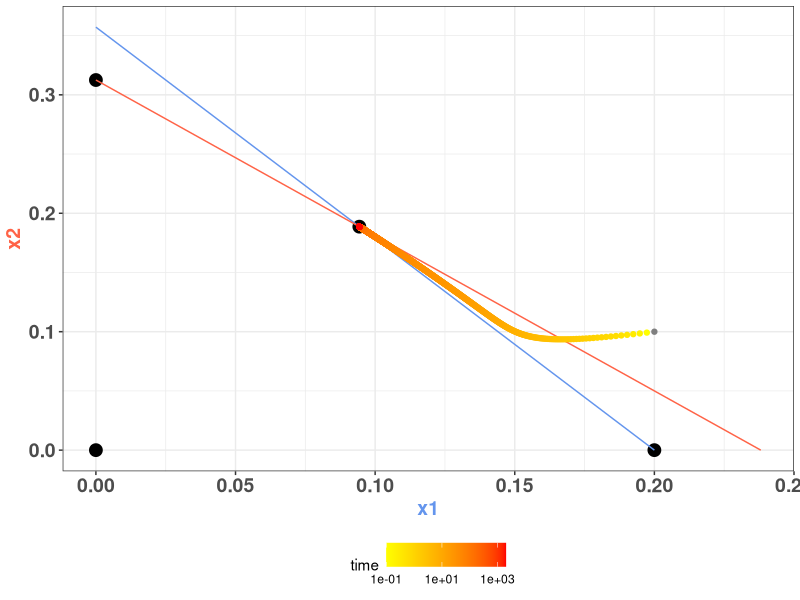

Write R code to recreate this figure. (Note: this script raises an error after producing the figure.)
require(deSolve)
require(ggplot2)
require(scales)

homewd = paste0(getwd(), "/CourseMaterial/Week7/code/")
setwd(homewd)

LotkaVolterra <- function(time, state, params){
  # state:
  # x1, x2
  # params
  # r[1,2], interactions A
  with(as.list(c(state, params)), {
    x1 <- max(x1, 0)
    x2 <- max(x2, 0)
    dx1dt <- x1 * (r[1] - A[1,1] * x1 - A[1,2] * x2)
    dx2dt <- x2 * (r[2] - A[2,2] * x2 - A[2,1] * x1)
    return(list(c(dx1dt, dx2dt)))
    })
  
}

plotresults <- function(out, pars, plotEQ = TRUE, plotN1 = TRUE, plotN2 = TRUE, plotDYN = TRUE){
  r <- pars$r
  A <- pars$A
  eq1 <- c(0,0)
  eq2 <- c(0, r[2]/A[2,2])
  eq3 <- c(r[1]/A[1,1], 0)
  eq4 <- c((A[2,2] * r[1] - A[1,2] * r[2]) / det(A),
           (A[1,1] * r[2] - A[2,1] * r[1]) / det(A)
           )
  dfeq <- as.data.frame(rbind(eq1, eq2, eq3, eq4))
  if (eq4[1] < 0 | eq4[2] < 0) dfeq <- as.data.frame(rbind(eq1, eq2, eq3))
  colnames(dfeq) <- c("x1", "x2")
  
  line1 <- data.frame(
    x1 = seq(0, eq3[1], length.out = 3),
    x2 = (r[1] - A[1,1] * seq(0, eq3[1], length.out = 3)) / A[1,2]
    )
  line2 <- data.frame(
    x2 = seq(0, eq2[2], length.out = 3),
    x1 = (r[2] - A[2,2] * seq(0, eq2[2], length.out = 3)) / A[2,1]
  )
  
  pl <- ggplot(data = dfeq, aes(x1, x2)) 
  if (plotEQ == TRUE){
    pl <- pl + geom_point(size = 4)
  } else {
    pl <- pl + geom_point(size = 4, colour = NA)
  }
  if (plotN1 == TRUE){
    pl <- pl + geom_line(data = line1, aes(x1, x2), color="cornflowerblue") 
  }
  if (plotN2 == TRUE){
    pl <- pl + geom_line(data = line2, aes(x1, x2), color="tomato")
  }
  if (plotDYN == TRUE){
    pl <- pl + geom_point(data = out, aes(x1, x2, colour =time)) + 
      scale_color_gradient(low="yellow", high = "red", trans="log10")
     
      #scale_colour_gradient2(low = muted("blue"), mid = muted("red"),
       #                      high = muted("green"))
  }
  pl <- pl + theme_bw() + theme(axis.text = element_text(size = 14, face = "bold"), axis.title.x = element_text(size=14, face="bold", color="cornflowerblue"), axis.title.y = element_text(size=14, face="bold", color="tomato")) +
    theme(legend.position = "bottom") + theme(plot.margin = unit(c(.3,.3,.3,.3), "lines"))
  return(pl)
}
# 
# # test competition

#first, coexistence guaranteed!

r <- c(0.5,0.5)
A <- matrix(c(2.5,1.4, 2.1, 1.6), 2, 2, byrow = TRUE)
pars <- list(r = r, A = A)
x0 <- c(x1 = 0.2, x2 = 0.1)
times <- seq(0, 2000, by = 0.1)
out <- as.data.frame(ode(x0, times, LotkaVolterra, pars))
out[out < 0] <- 0

head(out)

p1a <- plotresults(out, pars)
ts.long <- melt(out, id.vars  = "time", variable.name = "species", value.name = "proportion")

p1b <- ggplot(ts.long) +
  geom_line(aes(x=time, y=proportion, color=species), size=1) +theme_bw() +
  scale_color_manual(values=colz) + ylim(c(0,.4)) +
  theme(plot.margin = unit(c(.3,.3,4,.3), "lines"), legend.position = c(.8,.8),
        axis.title = element_text(size=14), axis.text = element_text(size=12))
#print(p1b)

p1 <- cowplot::plot_grid(p1a, p1b)
print(p1)

ggsave(file = paste0(homewd, "/figs/stable-coexistence.png"),
       units="mm",  
       width=90, 
       height=55, 
       scale=2, 
       dpi=300)

# next, spp 1 always outcompetes spp 2
A <- matrix(c(2.5,1.4, 2.6, 1.6), 2, 2, byrow = TRUE)
pars <- list(r = r, A = A)
x0 <- c(x1 = 0.2, x2 = 0.1)
times <- seq(0, 2000, by = 0.1)
out <- as.data.frame(ode(x0, times, LotkaVolterra, pars))
out[out < 0] <- 0

head(out)

p2a <- plotresults(out, pars)
ts.long <- melt(out, id.vars  = "time", variable.name = "species", value.name = "proportion")

p2b <- ggplot(ts.long) +
  geom_line(aes(x=time, y=proportion, color=species), size=1) +theme_bw() +
  scale_color_manual(values=colz) + ylim(c(0,.4)) +
  theme(plot.margin = unit(c(.3,.3,4,.3), "lines"), legend.position = c(.8,.8),
        axis.title = element_text(size=14), axis.text = element_text(size=12))
print(p2b)


p2b <- ggplot(ts.long) +
  geom_line(aes(x=time, y=proportion, color=species), size=1) +theme_bw() +
  scale_color_manual(values=colz) + ylim(c(0,.4)) +
  theme(plot.margin = unit(c(.3,.3,4,.3), "lines"), legend.position = c(.8,.8),
        axis.title = element_text(size=14), axis.text = element_text(size=12))


p2 <- cowplot::plot_grid(p2a, p2b)
print(p2)

ggsave(file = paste0(homewd, "/figs/sppx1-wins.png"),
       units="mm",  
       width=90, 
       height=55, 
       scale=2, 
       dpi=300)


#spp 2 always outcompetes spp 1
A <- matrix(c(2.5,1.6, 2.1, 1.4), 2, 2, byrow = TRUE)
pars <- list(r = r, A = A)
x0 <- c(x1 = 0.2, x2 = 0.1)
times <- seq(0, 2000, by = 0.1)
out <- as.data.frame(ode(x0, times, LotkaVolterra, pars))
out[out < 0] <- 0


p3a <- plotresults(out, pars)
ts.long <- melt(out, id.vars  = "time", variable.name = "species", value.name = "proportion")

p3b <- ggplot(ts.long) +
  geom_line(aes(x=time, y=proportion, color=species), size=1) +theme_bw() +
  scale_color_manual(values=colz) + ylim(c(0,.4)) +
  theme(plot.margin = unit(c(.3,.3,4,.3), "lines"), legend.position = c(.8,.8),
        axis.title = element_text(size=14), axis.text = element_text(size=12))


p3 <- cowplot::plot_grid(p3a, p3b)
print(p3)

ggsave(file = paste0(homewd, "/figs/sppx2-wins.png"),
       units="mm",  
       width=90, 
       height=55, 
       scale=2, 
       dpi=300)


#finally
#outcome depends on initial conditions: here, x2 wins

r <- c(0.5,0.5)
A <- matrix(c(1.4, 2.7, 1.6, 2.1), 2, 2, byrow = TRUE)
pars <- list(r = r, A = A)
x0 <- c(x1 = 0.1, x2 = 0.3)
times <- seq(0, 2000, by = 0.1)
out <- as.data.frame(ode(x0, times, LotkaVolterra, pars))
out[out < 0] <- 0

p4a<- plotresults(out, pars)



ts.long <- melt(out, id.vars  = "time", variable.name = "species", value.name = "proportion")
colz =c('x1'="cornflowerblue", 'x2'="tomato")
p4b <- ggplot(ts.long) +
  geom_line(aes(x=time, y=proportion, color=species), size=1) +theme_bw() +
  scale_color_manual(values=colz) + ylim(c(0,.4)) +
  theme(plot.margin = unit(c(.3,.3,4,.3), "lines"), legend.position = c(.8,.8),
        axis.title = element_text(size=14), axis.text = element_text(size=12))


p4 <- cowplot::plot_grid(p4a, p4b)
print(p4)

ggsave(file = paste0(homewd, "/figs/precedence-x2-wins.png"),
       units="mm",  
       width=90, 
       height=55, 
       scale=2, 
       dpi=300)


#and here x1 wins
x0 <- c(x1 = 0.35, x2 = 0.1)
out <- as.data.frame(ode(x0, times, LotkaVolterra, pars))
out[out < 0] <- 0

p5a<- plotresults(out, pars)
head(out)
ts.long <- melt(out, id.vars  = "time", variable.name = "species", value.name = "proportion")
p5b <- ggplot(ts.long) +
  geom_line(aes(x=time, y=proportion, color=species), size=1) +theme_bw() +
  scale_color_manual(values=colz) + ylim(c(0,.4)) +
  theme(plot.margin = unit(c(.3,.3,4,.3), "lines"), legend.position = c(.8,.8),
        axis.title = element_text(size=14), axis.text = element_text(size=12))


p5 <- cowplot::plot_grid(p5a, p5b)
print(p5)

ggsave(file = paste0(homewd, "/figs/precedence-x1-wins.png"),
       units="mm",  
       width=90, 
       height=55, 
       scale=2, 
       dpi=300)




#and here, coexistence
x0 <- c(x1 = 0.3, x2 = 0.1)
times <- seq(0, 2000, by = 0.1)
out <- as.data.frame(ode(x0, times, LotkaVolterra, pars))
out[out < 0] <- 0

p6a <- plotresults(out, pars)
ts.long <- melt(out, id.vars  = "time", variable.name = "species", value.name = "proportion")


p6b <- ggplot(ts.long) +
  geom_line(aes(x=time, y=proportion, color=species), size=1) +theme_bw() +
  scale_color_manual(values=colz) + ylim(c(0,.4)) +
  theme(plot.margin = unit(c(.3,.3,4,.3), "lines"), legend.position = c(.8,.8),
        axis.title = element_text(size=14), axis.text = element_text(size=12))


p6 <- cowplot::plot_grid(p6a, p6b)
print(p6)

ggsave(file = paste0(homewd, "/figs/precedence-coexistence.png"),
       units="mm",  
       width=90, 
       height=55, 
       scale=2, 
       dpi=300)



#and example for quiz Q



r <- c(0.5,0.5)
A <- matrix(c(2.5,1.4, 2.1, 1.6), 2, 2, byrow = TRUE)
pars <- list(r = r, A = A)
x0 <- c(x1 = 0.2, x2 = 0.1)
times <- seq(0, 2000, by = 0.1)
out <- as.data.frame(ode(x0, times, LotkaVolterra, pars))
out[out < 0] <- 0

head(out)

p7 <- plotresults(out, pars, plotDYN = FALSE, plotEQ = FALSE)

ggsave(file = paste0(homewd, "/figs/blanknullclines.png"),
       units="mm",  
       width=50, 
       height=55, 
       scale=2, 
       dpi=300)
